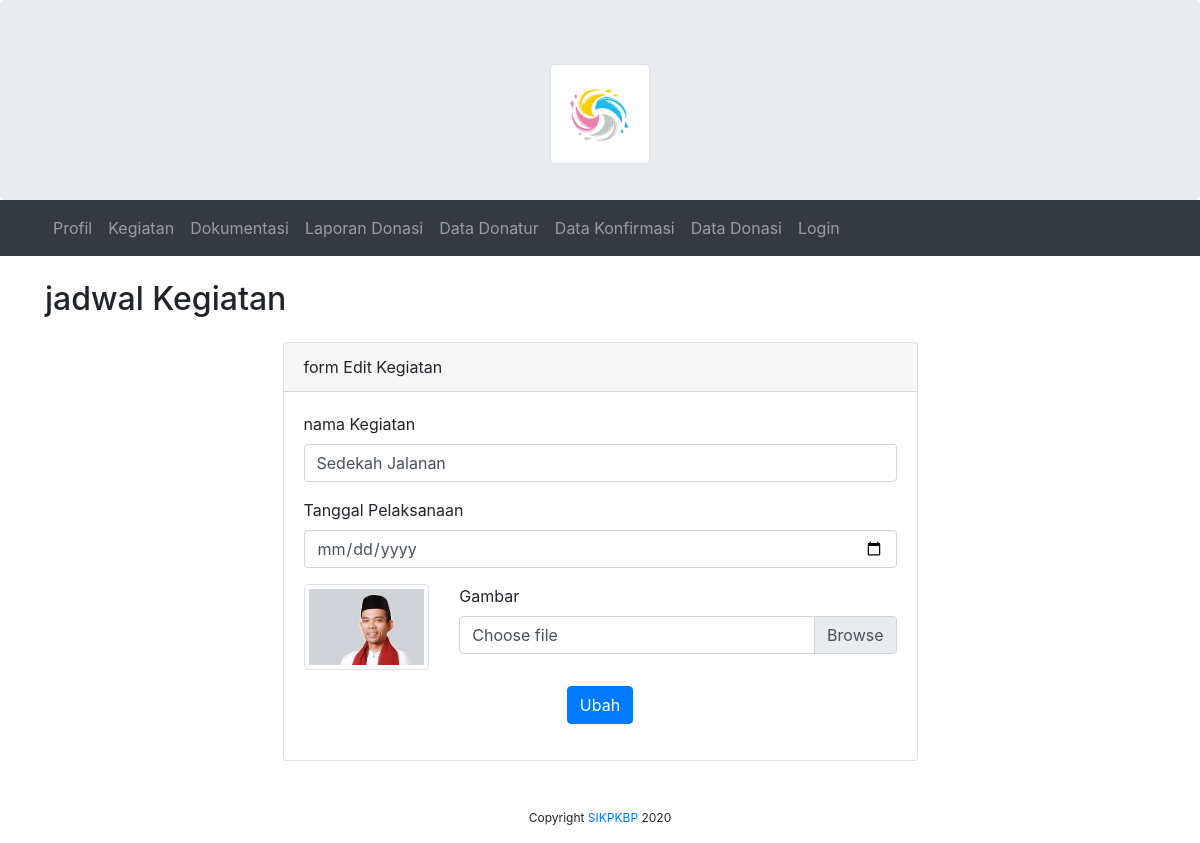
Page /admin/kegiatan/edit/1 on the committed database.
### tables this page shows
CREATE TABLE `tbl_kegiatan` (
  `id_kegiatan` int(11) NOT NULL,
  `nama_kegiatan` varchar(255) DEFAULT NULL,
  `time_pelakasanaan_kegiatan` datetime DEFAULT NULL,
  `gambar_kegiatan` varchar(255) DEFAULT NULL,
  `deskripsi_kegitan` varchar(255) DEFAULT NULL,
  `nominal_dana_kegiatan` varchar(255) DEFAULT NULL,
  `time_create_kegiatan` datetime DEFAULT NULL,
  `time_update_kegiatan` datetime DEFAULT NULL,
  `id_users` int(11) DEFAULT NULL,
  `status_kegiatan` enum('aktif','belum_aktif') DEFAULT NULL
);

### application/controllers/admin/Kegiatan.php (called while the page is built, shortened)
<?php
class Kegiatan extends CI_Controller
{
    public function edit($id)
    {
        $data = [
            'title' => 'SISTEM INFORMASI KEGIATAN DAN PENGELOLAAN KOMUNITAS BENANG PUTIH',
            'users' => $this->db->get_where('tbl_users', ['email' => $this->session->userdata('email')])->row_array(),
            'kegiatan' => $this->db->get_where('tbl_kegiatan', ['id_kegiatan' => $id])->row_array(),
        ];
        $this->form_validation->set_rules('nama_kegiatan', 'nama kegiatan', 'required');
        $this->form_validation->set_rules('time_pelakasanaan_kegiatan', 'tanggal kegiatan', 'required');
        if ($this->form_validation->run() == false) {
            $this->load->view('templates/header', $data);
            $this->load->view('templates/navbar_admin');
            $this->load->view('admin/kegiatan/edit');
            $this->load->view('templates/footer');
        }
    }
}

### index.php (called while the page is built, shortened)
<?php
require_once BASEPATH.'core/CodeIgniter.php';

### application/views/admin/kegiatan/edit.php (the view, shortened to what this page needs)
<div class="container mt-4">
    <div class="row">
        <div class="col-sm-6">
            <h2>jadwal Kegiatan</h2>
        </div>
    </div>
    <div class="row mt-3 justify-content-center mb-5">
        <div class="col-sm-7">
            <div class="card">
                <div class="card-header">
                    form Edit Kegiatan
                </div>
                <div class="card-body">
                    <form action="<?= base_url('admin/kegiatan/edit/' . $kegiatan['id_kegiatan']); ?>" method="POST" enctype="multipart/form-data">
                        <div class="form-group">
                            <label for="nama_kegiatan">nama Kegiatan</label>
                            <input type="text" name="nama_kegiatan" class="form-control" id="nama_kegiatan" value="<?= $kegiatan['nama_kegiatan']; ?>">
                        </div>
                        <div class="form-group">
                            <label for="time_pelakasanaan_kegiatan">Tanggal Pelaksanaan</label>
                            <input type="date" name="time_pelakasanaan_kegiatan" class="form-control" id="time_pelakasanaan_kegiatan">
                        </div>
                        <div class="form-group">
                            <div class="row">
                                <div class="col-sm-3">
                                    <img class="img-thumbnail" src="<?= base_url('assets/img/kegiatan/' . $kegiatan['gambar_kegiatan']); ?>" alt="">
                                </div>
                                <div class="col-sm-9">
                                    <label for="gambar_kegiatan">Gambar</label>
                                    <div class="custom-file">
                                        <label class="custom-file-label" for="gambar_kegiatan">Choose file</label>
                                    </div>
                                </div>
                            </div>
                        </div>
                        <div class="form-group text-center">
                            <button type="submit" class="btn btn-primary">Ubah</button>
                        </div>
                    </form>
                </div>
            </div>
        </div>
    </div>
</div>

### rows in the picture
tbl_kegiatan: nama_kegiatan "Sedekah Jalanan", gambar_kegiatan (picture)
